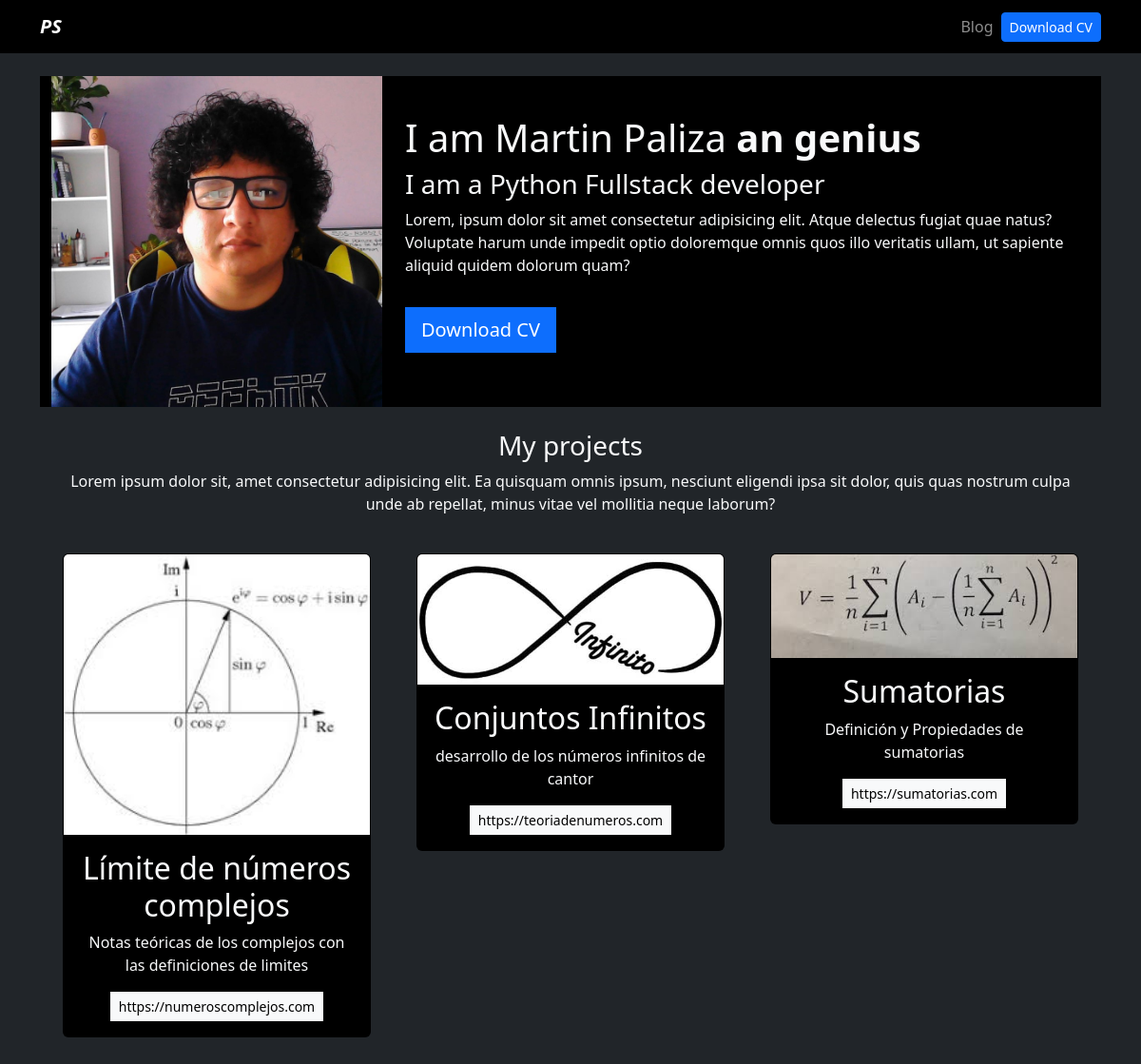
The page / on the database its author committed.
### portfolio/models.py (models this page shows)
class Project(models.Model):
    title = CharField(max_length=100)
    description = CharField(max_length=250)
    image = ImageField(upload_to='portfolio/imagen/')
    url = URLField(blank=True)

### portfolio/views.py (the view)
# urls.py: 2. Add a URL to urlpatterns:  path('', views.home, name='home')
def home(request):
    projects = Project.objects.all()
    return render(request, 'home.html', {'projects': projects})

### portfolio/templates/home.html (shortened to what this page needs)
{% extends 'layout.html' %}
{% block content %}
{% load static %}
<header class="row bg-black">
    <div class="col-md-4">
        <img src="{% static 'portfolio/martin.jpg' %}" alt="" class="img-fluid">
    </div>
    <div class="col-md-8 my-auto">
        <h1>I am Martin Paliza <strong> an genius</strong> </h1>
        <h3>I am a Python Fullstack developer</h3>
        <p>Lorem, ipsum dolor sit amet consectetur adipisicing elit. Atque delectus fugiat quae natus? Voluptate harum unde impedit optio doloremque omnis quos illo veritatis ullam, ut sapiente aliquid quidem dolorum quam?</p>
        <a href="{% static 'portfolio/cv.pdf' %}" class="btn btn-primary btn-lg rounded-0 my-3">Download CV</a>
    </div>
</header>
<div class="row my-4 text-center">
    <h3>My projects</h3>
    <p>Lorem ipsum dolor sit, amet consectetur adipisicing elit. Ea quisquam omnis ipsum, nesciunt eligendi ipsa sit dolor, quis quas nostrum culpa unde ab repellat, minus vitae vel mollitia neque laborum?</p>
{% for project in projects %}
<div class="col-md-4 p-4">
    <div class="card bg-black card-project">
        <img src="{{project.image.url}}" alt="{{project.title}}" class="card-img-top"/>
        <div class="card-body">
            <h2>{{project.title}}</h2>
            <p>{{project.description}}</p>
            {% if project.url %}
            <a href="{{project.url}}" class="btn btn-light rounded-0 btn-sm" target=""_blank>{{project.url}}</a>
            {% endif %}
        </div>
    </div>
</div>
{% endfor %}
{% endblock %}

### portfolio/templates/layout.html (shortened to what this page needs)
{% load static %}
<!DOCTYPE html>
<html lang="en">
<head>
    <link rel="stylesheet" href="{% static 'main.css' %}">
    <link rel="stylesheet" href="/static/main.css">
    <link href="https://cdn.jsdelivr.net/npm/bootstrap@5.2.1/dist/css/bootstrap.min.css" rel="stylesheet">
</head>
{% include 'partials/navbar.html' %}
<body class="text-light dark-mode bg-dark">
    <div class="container p-4">
        {% block content %}
        {% endblock %}
    </div>
</body>
</html>

### portfolio/templates/partials/navbar.html (shortened to what this page needs)
{% load static %}
<nav class="navbar navbar-expand-lg navbar-dark bg-black">
    <div class="container">
      <a class="navbar-brand fw-bold fst-italic" href="/">PS</a>
      <div class="collapse navbar-collapse" id="navbarNav">
        <ul class="navbar-nav ms-auto">
          <li class="nav-item">
            <a class="nav-link" href="{% url 'blog:posts' %}">Blog</a>
          </li>
          <li class="nav-item d-flex align-items-center">
            <a class="btn btn-primary btn-sm" href="{% static 'portfolio/cv.pdf' %}" target="_blank">Download CV</a>
          </li>
        </ul>
      </div>
    </div>
  </nav>

### portfolio/static/main.css (style rules this page uses)
.bg-black { background: black; }

### rows shown on the page
Project: image (picture), title "Límite de números complejos", description "Notas teóricas de los complejos con las definiciones de limites", url "https://numeroscomplejos.com"
Project: image (picture), title "Conjuntos Infinitos", description "desarrollo de los números infinitos de cantor", url "https://teoriadenumeros.com"
Project: image (picture), title "Sumatorias", description "Definición y Propiedades de sumatorias", url "https://sumatorias.com"
